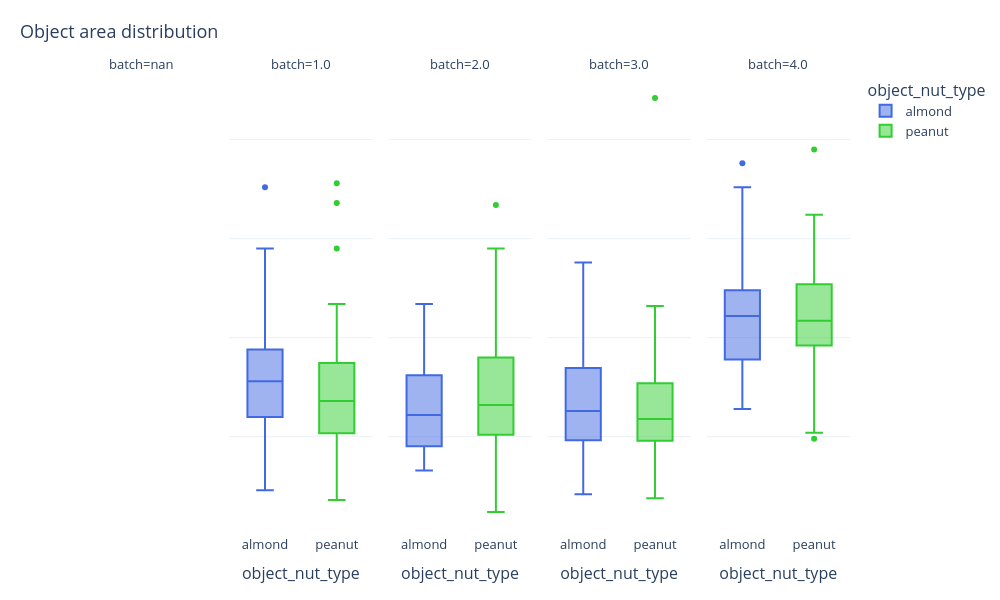

Source (notebook cell):
### Code cell
plot_object_area_distribution(
    object_db,
    kind="box",
    facet_by_batch=True,
    points="outliers",
)

### Figure 1 — Plotly figure (JSON) as saved in the notebook; plotly's stock layout.template omitted (floating-point values rounded to 4 significant figures)
{"data": [{"alignmentgroup": "True", "boxpoints": "outliers", "hovertemplate": "object_nut_type=%{x}<br>batch=1.0<br>area_pixels=%{y}<extra></extra>", "legendgroup": "almond", "marker": {"color": "royalblue"}, "name": "almond", "notched": false, "offsetgroup": "almond", "orientation": "v", "showlegend": true, "type": "box", "x": ["almond", "almond", "almond", "almond", "almond", "almond", "almond", "almond", "almond", "almond", "almond", "almond", "almond", "almond", "almond", "almond", "almond", "almond", "almond", "almond", "almond", "almond", "almond", "almond", "almond", "almond", "almond", "almond", "almond", "almond", "almond", "almond", "almond", "almond", "almond", "almond", "almond", "almond", "almond", "almond", "almond", "almond", "almond", "almond", "almond", "almond", "almond", "almond", "almond", "almond", "almond", "almond"], "x0": " ", "xaxis": "x2", "y": [54, 95, 52, 98, 84, 74, 66, 84, 116, 52, 56, 81, 48, 59, 70, 55, 112, 75, 83, 90, 77, 42, 64, 83, 129, 57, 66, 176, 81, 71, 46, 113, 86, 143, 76, 101, 104, 38, 93, 109, 145, 65, 70, 74, 87, 102, 80, 79, 52, 79, 61, 23], "y0": " ", "yaxis": "y2"}, {"alignmentgroup": "True", "boxpoints": "outliers", "hovertemplate": "object_nut_type=%{x}<br>batch=2.0<br>area_pixels=%{y}<extra></extra>", "legendgroup": "almond", "marker": {"color": "royalblue"}, "name": "almond", "notched": false, "offsetgroup": "almond", "orientation": "v", "showlegend": false, "type": "box", "x": ["almond", "almond", "almond", "almond", "almond", "almond", "almond", "almond", "almond", "almond", "almond", "almond", "almond", "almond", "almond", "almond", "almond", "almond", "almond", "almond", "almond", "almond", "almond", "almond", "almond", "almond", "almond", "almond", "almond", "almond", "almond", "almond", "almond", "almond", "almond", "almond", "almond", "almond", "almond", "almond", "almond", "almond", "almond", "almond", "almond", "almond", "almond", "almond", "almond", "almond", "almond", "almond", "almond", "almond", "almond", "almond", "almond", "almond", "almond"], "x0": " ", "xaxis": "x3", "y": [33, 51, 82, 47, 46, 75, 75, 57, 88, 63, 104, 33, 65, 35, 36, 37, 85, 35, 77, 57, 92, 39, 54, 117, 59, 90, 74, 87, 89, 83, 73, 39, 68, 81, 44, 52, 73, 73, 50, 42, 55, 50, 42, 45, 78, 40, 81, 58, 45, 49, 65, 61, 76, 56, 89, 83, 94, 89, 37], "y0": " ", "yaxis": "y3"}, {"alignmentgroup": "True", "boxpoints": "outliers", "hovertemplate": "object_nut_type=%{x}<br>batch=3.0<br>area_pixels=%{y}<extra></extra>", "legendgroup": "almond", "marker": {"color": "royalblue"}, "name": "almond", "notched": false, "offsetgroup": "almond", "orientation": "v", "showlegend": false, "type": "box", "x": ["almond", "almond", "almond", "almond", "almond", "almond", "almond", "almond", "almond", "almond", "almond", "almond", "almond", "almond", "almond", "almond", "almond", "almond", "almond", "almond", "almond", "almond", "almond", "almond", "almond", "almond", "almond", "almond", "almond", "almond", "almond", "almond", "almond", "almond", "almond", "almond", "almond", "almond", "almond", "almond", "almond", "almond", "almond", "almond", "almond", "almond", "almond", "almond", "almond", "almond", "almond", "almond", "almond", "almond", "almond"], "x0": " ", "xaxis": "x4", "y": [63, 108, 83, 90, 58, 38, 64, 26, 71, 58, 31, 64, 94, 48, 38, 32, 62, 99, 54, 50, 57, 106, 29, 60, 96, 51, 42, 43, 72, 94, 93, 106, 59, 32, 87, 66, 138, 115, 42, 49, 61, 84, 74, 67, 75, 85, 39, 56, 91, 23, 82, 68, 63, 58, 21], "y0": " ", "yaxis": "y4"}, {"alignmentgroup": "True", "boxpoints": "outliers", "hovertemplate": "object_nut_type=%{x}<br>batch=4.0<br>area_pixels=%{y}<extra></extra>", "legendgroup": "almond", "marker": {"color": "royalblue"}, "name": "almond", "notched": false, "offsetgroup": "almond", "orientation": "v", "showlegend": false, "type": "box", "x": ["almond", "almond", "almond", "almond", "almond", "almond", "almond", "almond", "almond", "almond", "almond", "almond", "almond", "almond", "almond", "almond", "almond", "almond", "almond", "almond", "almond", "almond", "almond", "almond", "almond", "almond", "almond", "almond", "almond", "almond", "almond", "almond", "almond", "almond", "almond", "almond", "almond", "almond", "almond", "almond", "almond", "almond", "almond", "almond", "almond", "almond", "almond", "almond"], "x0": " ", "xaxis": "x5", "y": [107, 188, 113, 139, 64, 113, 75, 129, 129, 100, 104, 114, 111, 111, 176, 68, 77, 125, 115, 107, 96, 92, 116, 145, 128, 144, 115, 143, 84, 111, 83, 100, 131, 85, 118, 85, 91, 123, 132, 65, 79, 102, 106, 117, 87, 83, 93, 118], "y0": " ", "yaxis": "y5"}, {"alignmentgroup": "True", "boxpoints": "outliers", "hovertemplate": "object_nut_type=%{x}<br>batch=1.0<br>area_pixels=%{y}<extra></extra>", "legendgroup": "peanut", "marker": {"color": "limegreen"}, "name": "peanut", "notched": false, "offsetgroup": "peanut", "orientation": "v", "showlegend": true, "type": "box", "x": ["peanut", "peanut", "peanut", "peanut", "peanut", "peanut", "peanut", "peanut", "peanut", "peanut", "peanut", "peanut", "peanut", "peanut", "peanut", "peanut", "peanut", "peanut", "peanut", "peanut", "peanut", "peanut", "peanut", "peanut", "peanut", "peanut", "peanut", "peanut", "peanut", "peanut", "peanut", "peanut", "peanut", "peanut", "peanut", "peanut", "peanut", "peanut", "peanut", "peanut", "peanut", "peanut", "peanut", "peanut", "peanut", "peanut", "peanut", "peanut", "peanut", "peanut", "peanut", "peanut", "peanut", "peanut", "peanut", "peanut", "peanut", "peanut", "peanut", "peanut", "peanut", "peanut", "peanut", "peanut", "peanut", "peanut", "peanut", "peanut", "peanut", "peanut", "peanut", "peanut", "peanut", "peanut", "peanut", "peanut", "peanut", "peanut", "peanut", "peanut", "peanut", "peanut", "peanut", "peanut", "peanut", "peanut", "peanut", "peanut", "peanut", "peanut", "peanut", "peanut", "peanut"], "x0": " ", "xaxis": "x2", "y": [90, 70, 76, 43, 77, 65, 103, 68, 67, 70, 57, 45, 104, 92, 56, 77, 62, 62, 56, 46, 22, 36, 21, 62, 27, 63, 60, 67, 34, 70, 35, 87, 101, 92, 57, 87, 86, 80, 90, 93, 37, 85, 113, 69, 82, 168, 178, 78, 38, 52, 67, 49, 18, 71, 70, 88, 92, 64, 34, 74, 85, 94, 72, 33, 59, 53, 111, 70, 66, 117, 20, 46, 38, 93, 68, 111, 55, 50, 51, 92, 104, 145, 41, 94, 45, 58, 63, 71, 87, 75, 116, 55, 51], "y0": " ", "yaxis": "y2"}, {"alignmentgroup": "True", "boxpoints": "outliers", "hovertemplate": "object_nut_type=%{x}<br>batch=2.0<br>area_pixels=%{y}<extra></extra>", "legendgroup": "peanut", "marker": {"color": "limegreen"}, "name": "peanut", "notched": false, "offsetgroup": "peanut", "orientation": "v", "showlegend": false, "type": "box", "x": ["peanut", "peanut", "peanut", "peanut", "peanut", "peanut", "peanut", "peanut", "peanut", "peanut", "peanut", "peanut", "peanut", "peanut", "peanut", "peanut", "peanut", "peanut", "peanut", "peanut", "peanut", "peanut", "peanut", "peanut", "peanut", "peanut", "peanut", "peanut", "peanut", "peanut", "peanut", "peanut", "peanut", "peanut", "peanut", "peanut", "peanut", "peanut", "peanut", "peanut", "peanut", "peanut", "peanut", "peanut", "peanut", "peanut", "peanut", "peanut", "peanut", "peanut", "peanut", "peanut", "peanut", "peanut", "peanut", "peanut", "peanut", "peanut", "peanut", "peanut", "peanut", "peanut", "peanut", "peanut", "peanut", "peanut", "peanut", "peanut", "peanut", "peanut", "peanut", "peanut", "peanut", "peanut", "peanut", "peanut", "peanut", "peanut", "peanut", "peanut", "peanut", "peanut", "peanut", "peanut", "peanut", "peanut", "peanut", "peanut", "peanut", "peanut", "peanut", "peanut", "peanut", "peanut", "peanut", "peanut", "peanut", "peanut", "peanut"], "x0": " ", "xaxis": "x3", "y": [67, 92, 72, 90, 36, 21, 48, 25, 44, 61, 66, 40, 65, 43, 49, 63, 45, 76, 65, 104, 103, 76, 43, 79, 75, 31, 40, 61, 121, 12, 88, 64, 60, 100, 84, 78, 99, 68, 85, 18, 35, 55, 41, 110, 53, 127, 167, 114, 51, 72, 15, 76, 58, 100, 145, 106, 60, 123, 73, 34, 92, 88, 102, 56, 90, 84, 66, 142, 99, 75, 23, 48, 102, 65, 79, 101, 86, 94, 54, 54, 58, 60, 42, 41, 87, 57, 58, 97, 108, 89, 60, 90, 86, 47, 51, 65, 52, 42, 54], "y0": " ", "yaxis": "y3"}, {"alignmentgroup": "True", "boxpoints": "outliers", "hovertemplate": "object_nut_type=%{x}<br>batch=3.0<br>area_pixels=%{y}<extra></extra>", "legendgroup": "peanut", "marker": {"color": "limegreen"}, "name": "peanut", "notched": false, "offsetgroup": "peanut", "orientation": "v", "showlegend": false, "type": "box", "x": ["peanut", "peanut", "peanut", "peanut", "peanut", "peanut", "peanut", "peanut", "peanut", "peanut", "peanut", "peanut", "peanut", "peanut", "peanut", "peanut", "peanut", "peanut", "peanut", "peanut", "peanut", "peanut", "peanut", "peanut", "peanut", "peanut", "peanut", "peanut", "peanut", "peanut", "peanut", "peanut", "peanut", "peanut", "peanut", "peanut", "peanut", "peanut", "peanut", "peanut", "peanut", "peanut", "peanut", "peanut", "peanut", "peanut", "peanut", "peanut", "peanut", "peanut", "peanut", "peanut", "peanut", "peanut", "peanut", "peanut", "peanut", "peanut", "peanut", "peanut", "peanut", "peanut", "peanut", "peanut", "peanut", "peanut", "peanut", "peanut", "peanut", "peanut", "peanut", "peanut", "peanut", "peanut", "peanut", "peanut", "peanut", "peanut", "peanut", "peanut", "peanut", "peanut", "peanut", "peanut", "peanut", "peanut", "peanut", "peanut", "peanut", "peanut", "peanut", "peanut", "peanut", "peanut", "peanut", "peanut", "peanut", "peanut", "peanut", "peanut"], "x0": " ", "xaxis": "x4", "y": [46, 85, 50, 93, 77, 70, 32, 40, 75, 37, 56, 95, 79, 58, 45, 63, 79, 49, 62, 64, 63, 43, 86, 69, 34, 53, 90, 57, 31, 30, 97, 73, 59, 52, 55, 50, 30, 63, 57, 37, 52, 81, 59, 61, 24, 116, 221, 94, 65, 34, 38, 64, 25, 89, 53, 77, 79, 77, 48, 85, 60, 39, 67, 84, 40, 55, 77, 50, 98, 46, 62, 27, 55, 82, 48, 63, 50, 79, 32, 49, 93, 62, 19, 50, 90, 52, 56, 58, 63, 57, 50, 39, 64, 70, 90, 74, 43, 69, 43, 64], "y0": " ", "yaxis": "y4"}, {"alignmentgroup": "True", "boxpoints": "outliers", "hovertemplate": "object_nut_type=%{x}<br>batch=4.0<br>area_pixels=%{y}<extra></extra>", "legendgroup": "peanut", "marker": {"color": "limegreen"}, "name": "peanut", "notched": false, "offsetgroup": "peanut", "orientation": "v", "showlegend": false, "type": "box", "x": ["peanut", "peanut", "peanut", "peanut", "peanut", "peanut", "peanut", "peanut", "peanut", "peanut", "peanut", "peanut", "peanut", "peanut", "peanut", "peanut", "peanut", "peanut", "peanut", "peanut", "peanut", "peanut", "peanut", "peanut", "peanut", "peanut", "peanut", "peanut", "peanut", "peanut", "peanut", "peanut", "peanut", "peanut"], "x0": " ", "xaxis": "x5", "y": [149, 126, 158, 123, 127, 107, 88, 105, 103, 84, 103, 74, 96, 117, 119, 107, 154, 120, 147, 129, 120, 81, 162, 49, 109, 52, 130, 108, 93, 195, 99, 124, 88, 101], "y0": " ", "yaxis": "y5"}], "layout": {"annotations": [{"font": {}, "showarrow": false, "text": "batch=nan", "x": 0.092, "xanchor": "center", "xref": "paper", "y": 1.0, "yanchor": "bottom", "yref": "paper"}, {"font": {}, "showarrow": false, "text": "batch=1.0", "x": 0.296, "xanchor": "center", "xref": "paper", "y": 1.0, "yanchor": "bottom", "yref": "paper"}, {"font": {}, "showarrow": false, "text": "batch=2.0", "x": 0.5, "xanchor": "center", "xref": "paper", "y": 1.0, "yanchor": "bottom", "yref": "paper"}, {"font": {}, "showarrow": false, "text": "batch=3.0", "x": 0.704, "xanchor": "center", "xref": "paper", "y": 1.0, "yanchor": "bottom", "yref": "paper"}, {"font": {}, "showarrow": false, "text": "batch=4.0", "x": 0.908, "xanchor": "center", "xref": "paper", "y": 1.0, "yanchor": "bottom", "yref": "paper"}], "boxmode": "overlay", "font": {"size": 13}, "height": 600, "hoverlabel": {"namelength": -1}, "legend": {"title": {"text": "object_nut_type"}, "tracegroupgap": 0}, "margin": {"b": 65, "l": 70, "r": 80, "t": 75}, "title": {"font": {"size": 18}, "text": "Object area distribution", "x": 0.02}, "width": 1000, "xaxis": {"anchor": "y", "categoryarray": ["unknown", "almond", "peanut"], "categoryorder": "array", "domain": [0.0, 0.184], "title": {"text": "object_nut_type"}}, "xaxis2": {"anchor": "y2", "categoryarray": ["unknown", "almond", "peanut"], "categoryorder": "array", "domain": [0.204, 0.388], "matches": "x", "title": {"text": "object_nut_type"}}, "xaxis3": {"anchor": "y3", "categoryarray": ["unknown", "almond", "peanut"], "categoryorder": "array", "domain": [0.408, 0.592], "matches": "x", "title": {"text": "object_nut_type"}}, "xaxis4": {"anchor": "y4", "categoryarray": ["unknown", "almond", "peanut"], "categoryorder": "array", "domain": [0.612, 0.796], "matches": "x", "title": {"text": "object_nut_type"}}, "xaxis5": {"anchor": "y5", "categoryarray": ["unknown", "almond", "peanut"], "categoryorder": "array", "domain": [0.816, 1.0], "matches": "x", "title": {"text": "object_nut_type"}}, "yaxis": {"anchor": "x", "domain": [0.0, 1.0], "title": {"text": "area_pixels"}}, "yaxis2": {"anchor": "x2", "domain": [0.0, 1.0], "matches": "y", "showticklabels": false}, "yaxis3": {"anchor": "x3", "domain": [0.0, 1.0], "matches": "y", "showticklabels": false}, "yaxis4": {"anchor": "x4", "domain": [0.0, 1.0], "matches": "y", "showticklabels": false}, "yaxis5": {"anchor": "x5", "domain": [0.0, 1.0], "matches": "y", "showticklabels": false}}}
